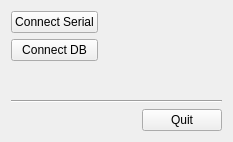
<?xml version="1.0" encoding="UTF-8"?>
<ui version="4.0">
 <class>MainWidget</class>
 <widget class="QWidget" name="MainWidget">
  <property name="geometry">
   <rect>
    <x>0</x>
    <y>0</y>
    <width>233</width>
    <height>142</height>
   </rect>
  </property>
  <property name="windowTitle">
   <string>Form</string>
  </property>
  <layout class="QVBoxLayout" name="verticalLayout_2">
   <item>
    <layout class="QHBoxLayout" name="horizontalLayout_2">
     <item>
      <layout class="QVBoxLayout" name="verticalLayout">
       <item>
        <widget class="QPushButton" name="serialBtn">
         <property name="text">
          <string>Connect Serial</string>
         </property>
        </widget>
       </item>
       <item>
        <widget class="QPushButton" name="dbBtn">
         <property name="text">
          <string>Connect DB</string>
         </property>
        </widget>
       </item>
      </layout>
     </item>
     <item>
      <spacer name="horizontalSpacer_2">
       <property name="orientation">
        <enum>Qt::Horizontal</enum>
       </property>
       <property name="sizeHint" stdset="0">
        <size>
         <width>40</width>
         <height>20</height>
        </size>
       </property>
      </spacer>
     </item>
    </layout>
   </item>
   <item>
    <spacer name="verticalSpacer">
     <property name="orientation">
      <enum>Qt::Vertical</enum>
     </property>
     <property name="sizeHint" stdset="0">
      <size>
       <width>20</width>
       <height>22</height>
      </size>
     </property>
    </spacer>
   </item>
   <item>
    <widget class="Line" name="line">
     <property name="orientation">
      <enum>Qt::Horizontal</enum>
     </property>
    </widget>
   </item>
   <item>
    <layout class="QHBoxLayout" name="horizontalLayout">
     <item>
      <spacer name="horizontalSpacer">
       <property name="orientation">
        <enum>Qt::Horizontal</enum>
       </property>
       <property name="sizeHint" stdset="0">
        <size>
         <width>40</width>
         <height>20</height>
        </size>
       </property>
      </spacer>
     </item>
     <item>
      <widget class="QPushButton" name="exitBtn">
       <property name="maximumSize">
        <size>
         <width>80</width>
         <height>16777215</height>
        </size>
       </property>
       <property name="text">
        <string>Quit</string>
       </property>
      </widget>
     </item>
    </layout>
   </item>
  </layout>
 </widget>
 <resources/>
 <connections/>
</ui>
